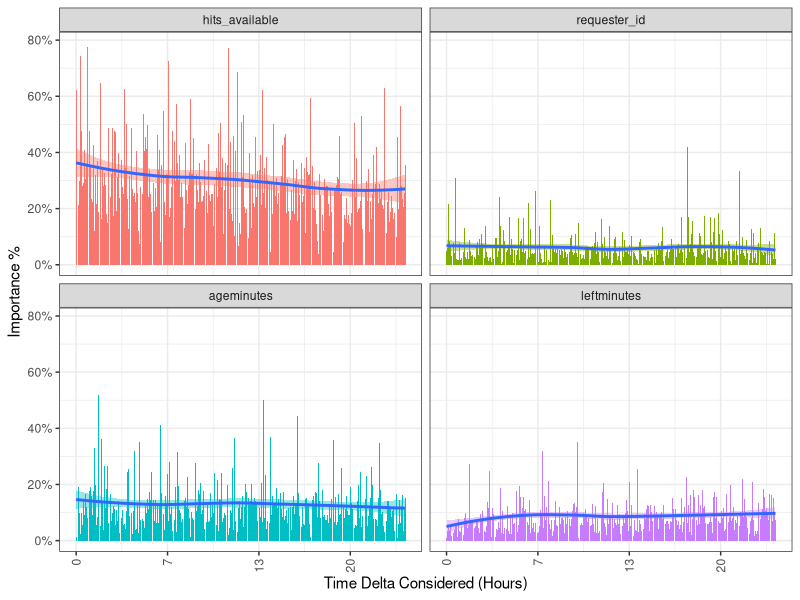
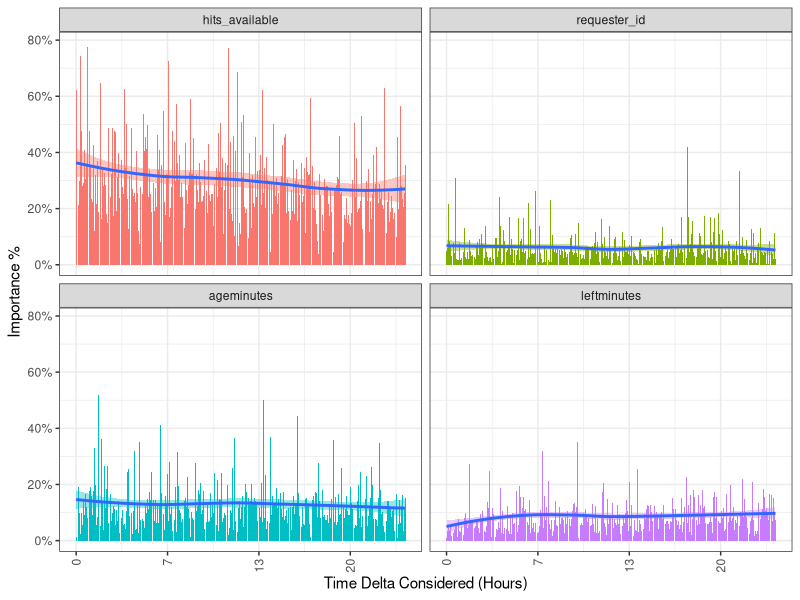

Here is the R script that generated these plots, in order:
library(ggplot2)
library(reshape2)
library(scales)
data <- read.csv(file = '../raw/importances.csv', header=T, sep=',')
data$title <- NULL
data$description <- NULL
data$keywords <- NULL
data$time_alloted <- NULL
data$reward <- NULL
data$totalapproved <- NULL
data$tasktype <- NULL
data$start_time <- NULL
data$hitsAvailableUI <- NULL
data$diffHitsUI <- NULL
data$hitGroupsAvailableUI <- NULL
data$diffGroupsUI <- NULL
data$master <- NULL
data$diffGroups <- NULL
data$rewardsArrived <- NULL
data$hitsCompleted <- NULL
data$percHitsCompleted <- NULL
data$location <- NULL
data$diffRewards <- NULL
data$rewardsCompleted <- NULL
data$percHitsPosted <- NULL
data$diffHits <- NULL
data$hitsArrived <- NULL
data$approvalrate <- NULL
attach(data)          
data <- melt(data, id.vars = "X")  

# if max is 360
rnd15 <- function(x) round(x/15)

# Feature importances
ggplot(data, aes(x = X, y = value, fill=variable)) + 
geom_histogram(stat="identity") + facet_wrap(~ variable, ncol=2, scales="fixed") +
scale_colour_brewer(palette="Set1")+ ylab("Importance %") + xlab("Time Delta Considered (Hours)")  +
theme_bw() + scale_y_continuous(labels = percent) + scale_x_continuous(labels = rnd15) +
theme(legend.position="none", axis.text.x = element_text(angle = 90, hjust = 1, vjust =0.5)) + stat_smooth()

ggsave("../../paper/figures/importances.pdf", width=8, height=6)
